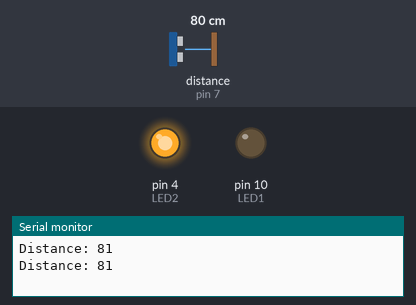
The sketch below on a simulated Arduino Uno, built with avr-gcc and run on an emulated ATmega328P. Parts: output pins drawn as LEDs (lit = HIGH), the last lines printed to the serial monitor. Wiring (inferred from the names in the program): ultrasonic range finder: trigger pin 8; echo pin 7. The test bench sets the inputs (shaded band); at power-on: distance to the obstacle (sensor on pin 7) 80 cm. The echo pulse lasts 58.3 µs per cm; pins used as bus, display or sensor lines are not drawn.

Above: at 1.8 s.
1.9 s: distance to the obstacle (sensor on pin 7) set to 5 cm
3.4 s: distance to the obstacle (sensor on pin 7) set to 2 cm
At 5.0 s:
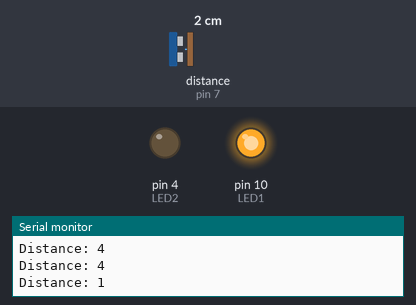
5.5 s: distance to the obstacle (sensor on pin 7) set to 4 cm
At 6.6 s:
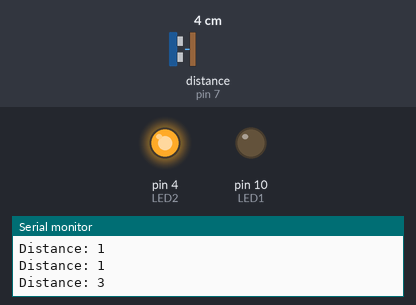
Timing chart, 0 to 8.5 s (numbered marks = the images above; inputs shaded):
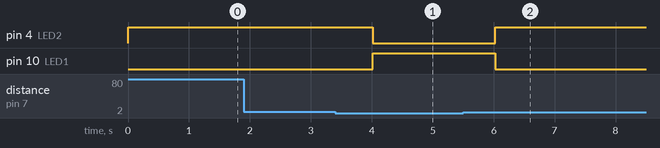

Measured:
- the behaviour switches between 4 and 3 cm on distance to the obstacle (sensor on pin 7) (found by bisection; images 0 and 1)
- after the input at 3.4 s, pin 4 (LED2): HIGH → LOW after 0.62 s; pin 10 (LED1): LOW → HIGH after 0.62 s
- after the input at 5.5 s, pin 4 (LED2): LOW → HIGH after 0.52 s; pin 10 (LED1): HIGH → LOW after 0.52 s

The sketch:

sketch_feb19a.ino
```cpp
const int trig = 8;
const int echo = 7;

const int LED2 = 4;
const int LED1 = 10;

int duration = 0;
int distance = 0;

void setup() {
  // put your setup code here, to run once:
pinMode(trig, OUTPUT);
pinMode(echo, INPUT);
pinMode(LED1 , OUTPUT);
pinMode(LED2, OUTPUT);
Serial.begin(9600);
}

void loop() {
  // put your main code here, to run repeatedly:
digitalWrite(trig, HIGH);
delayMicroseconds(1000);
digitalWrite(trig, LOW);

duration = pulseIn(echo, HIGH);
distance = (duration/2) / 28.5;

if( distance <= 2){
    digitalWrite(LED1, HIGH);
  }
  else{
    digitalWrite(LED1, LOW);
  }

if( distance >= 3){
    digitalWrite(LED2, HIGH);
  }
  else{
      digitalWrite(LED2, LOW);
    }

Serial.print("Distance: ");
Serial.println(distance);
delay(1000);
}
```
